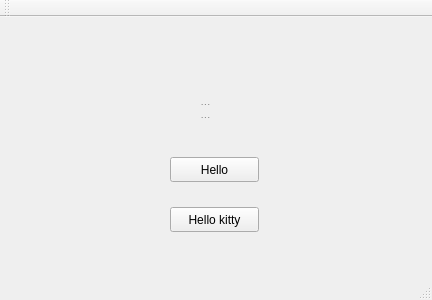
<?xml version="1.0" encoding="UTF-8"?>
<ui version="4.0">
 <class>MainWindow</class>
 <widget class="QMainWindow" name="MainWindow">
  <property name="geometry">
   <rect>
    <x>0</x>
    <y>0</y>
    <width>432</width>
    <height>300</height>
   </rect>
  </property>
  <property name="windowTitle">
   <string>Hello Application</string>
  </property>
  <widget class="QWidget" name="centralWidget">
   <widget class="QPushButton" name="btnHello">
    <property name="geometry">
     <rect>
      <x>170</x>
      <y>140</y>
      <width>89</width>
      <height>25</height>
     </rect>
    </property>
    <property name="text">
     <string>Hello</string>
    </property>
   </widget>
   <widget class="QPushButton" name="pushButton_hello_kitty">
    <property name="geometry">
     <rect>
      <x>170</x>
      <y>190</y>
      <width>89</width>
      <height>25</height>
     </rect>
    </property>
    <property name="text">
     <string>Hello kitty</string>
    </property>
   </widget>
   <widget class="QWidget" name="">
    <property name="geometry">
     <rect>
      <x>110</x>
      <y>70</y>
      <width>191</width>
      <height>42</height>
     </rect>
    </property>
    <layout class="QVBoxLayout" name="verticalLayout">
     <item>
      <widget class="QLabel" name="lblHello">
       <property name="text">
        <string>...</string>
       </property>
       <property name="alignment">
        <set>Qt::AlignCenter</set>
       </property>
      </widget>
     </item>
     <item>
      <widget class="QLabel" name="lblCount">
       <property name="text">
        <string>...</string>
       </property>
       <property name="alignment">
        <set>Qt::AlignCenter</set>
       </property>
      </widget>
     </item>
    </layout>
   </widget>
  </widget>
  <widget class="QMenuBar" name="menuBar">
   <property name="geometry">
    <rect>
     <x>0</x>
     <y>0</y>
     <width>432</width>
     <height>22</height>
    </rect>
   </property>
  </widget>
  <widget class="QToolBar" name="mainToolBar">
   <attribute name="toolBarArea">
    <enum>TopToolBarArea</enum>
   </attribute>
   <attribute name="toolBarBreak">
    <bool>false</bool>
   </attribute>
  </widget>
  <widget class="QStatusBar" name="statusBar"/>
 </widget>
 <layoutdefault spacing="6" margin="11"/>
 <resources/>
 <connections/>
</ui>
